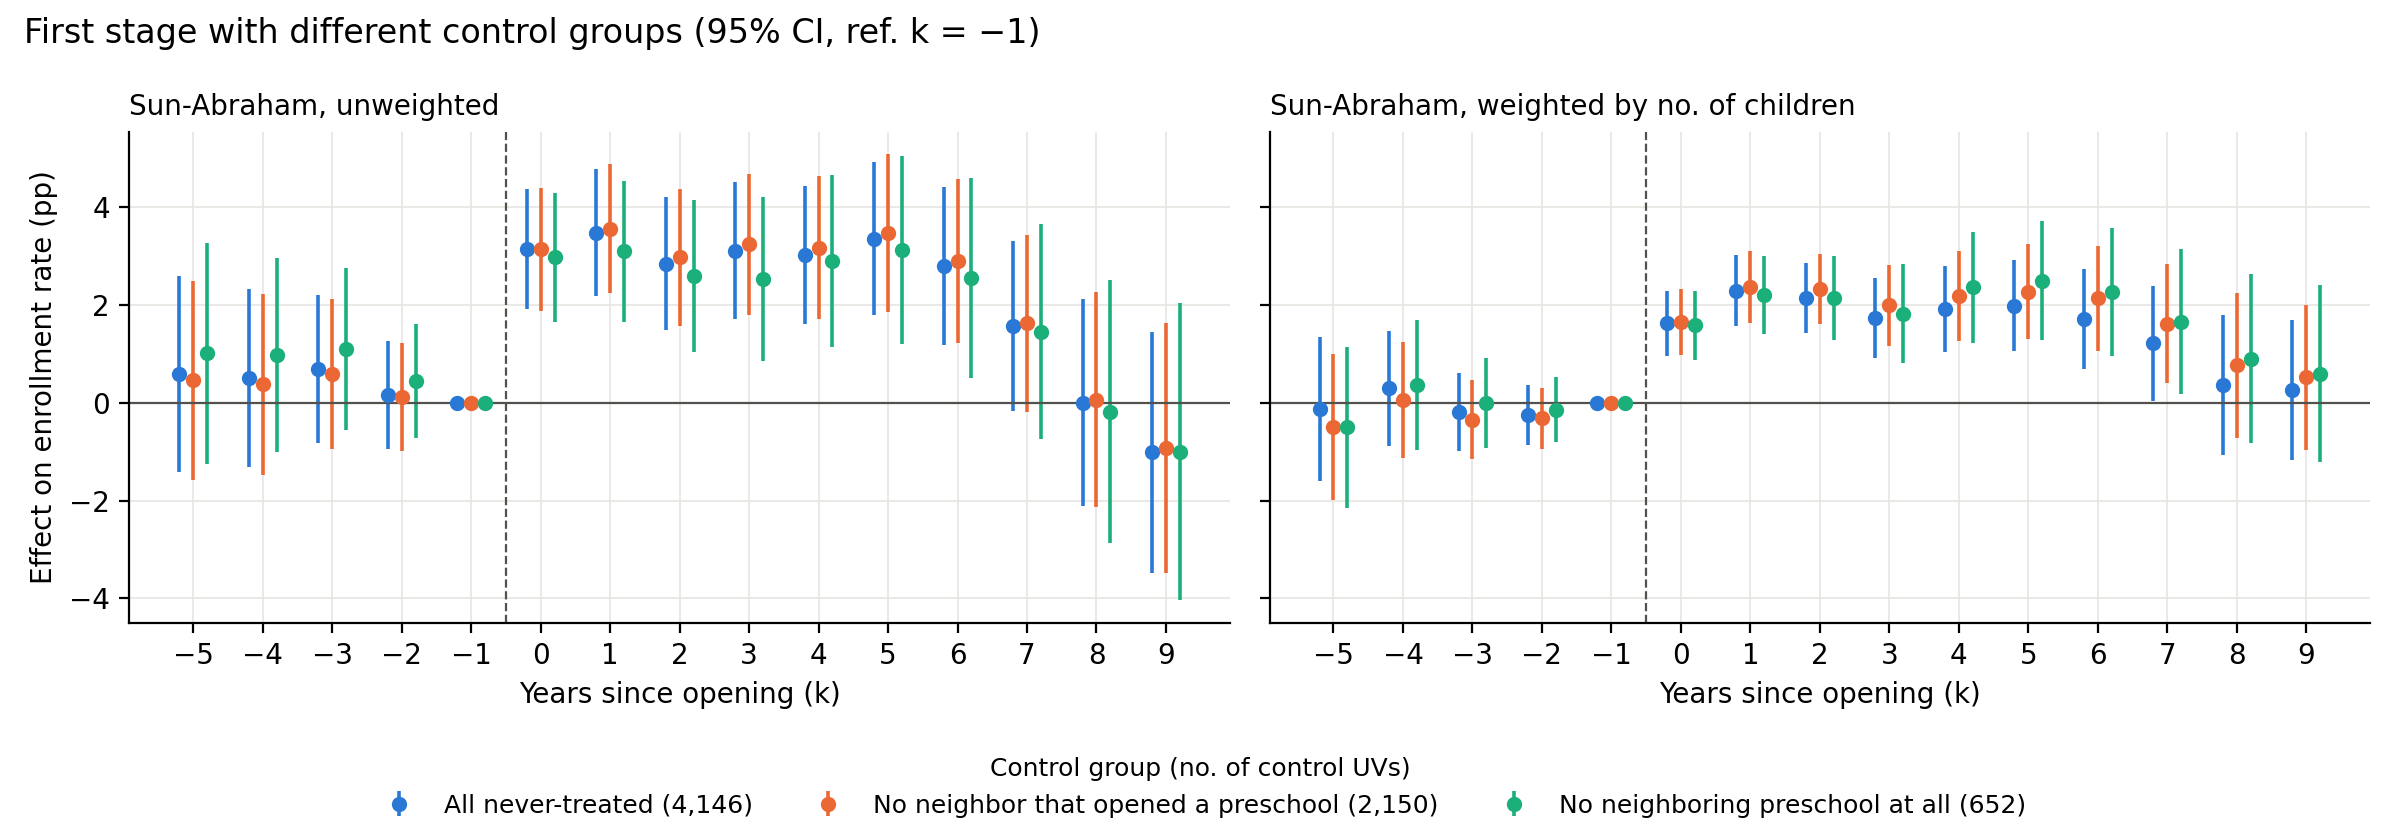

Write Python code to recreate this figure.
# English version of pe_04_control_limpio.py (same content, labels translated for slides)
# Primera etapa - paso 5: control limpio, SA con 3 definiciones de control (coefs_ctrl.csv)
import os, pandas as pd, matplotlib.pyplot as plt
os.chdir(os.path.join(os.path.dirname(os.path.abspath(__file__)), '..'))  # corre desde RIS/20261006
plt.rcParams.update({'font.size':10,'axes.spines.top':False,'axes.spines.right':False,'axes.grid':True,'grid.color':'#e6e5e1','grid.linewidth':0.6})
AZUL, NAR, AQUA, GRIS = '#2a78d6', '#eb6834', '#1baf7a', '#52514e'
d = pd.read_csv('coefs_ctrl.csv')
d = d[(d.outcome=='tasa_matricula') & d.k.between(-5, 9)]
d['b'] = d.b * 100
d['se'] = d.se * 100

specs = [('todas', AZUL, -0.2, 'All never-treated (4,146)'),
         ('abre', NAR, 0.0, 'No neighbor that opened a preschool (2,150)'),
         ('jardin', AQUA, 0.2, 'No neighboring preschool at all (652)')]
fig, axs = plt.subplots(1, 2, figsize=(12,4.2), sharey=True)
for ax, (pref, tit) in zip(axs, [('sa', 'Sun-Abraham, unweighted'), ('sa_w', 'Sun-Abraham, weighted by no. of children')]):
    for s, col, dx, lab in specs:
        x = d[d.modelo==f'{pref}_{s}'].sort_values('k')
        ax.errorbar(x.k + dx, x.b, yerr=1.96*x.se, fmt='o', color=col, ms=4.5, elinewidth=1.3, capsize=0, label=lab)
    ax.axhline(0, color=GRIS, lw=0.8)
    ax.axvline(-0.5, color=GRIS, ls='--', lw=0.8)
    ax.set_xticks(range(-5, 10)); ax.set_xlabel('Years since opening (k)')
    ax.set_title(tit, loc='left', fontsize=10)
axs[0].set_ylabel('Effect on enrollment rate (pp)')
h, l = axs[0].get_legend_handles_labels()
fig.legend(h, l, loc='lower center', ncol=3, frameon=False, fontsize=9, title='Control group (no. of control UVs)', title_fontsize=9)
fig.suptitle('First stage with different control groups (95% CI, ref. k = −1)', x=0.01, ha='left')
fig.tight_layout(rect=(0, 0.12, 1, 1)); fig.savefig('graficos/pe_04_control_limpio_en.png', dpi=200)
